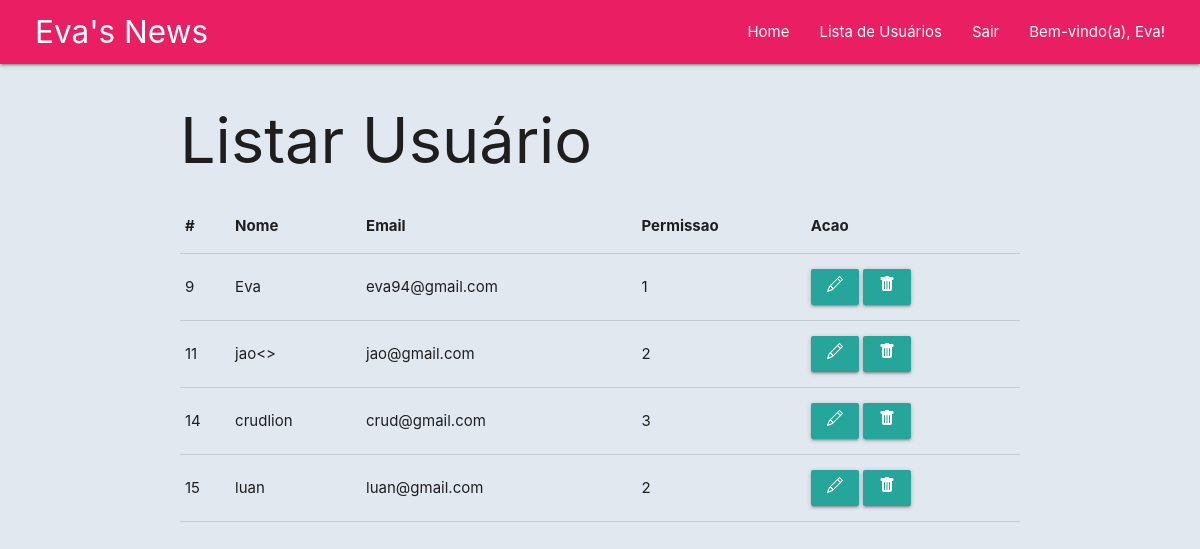
The app's page /pages/listar_user.php (signed in) with its own data.
### tables this page shows
CREATE TABLE `users` (
  `id` int(11) NOT NULL,
  `username` varchar(50) NOT NULL,
  `email` varchar(100) NOT NULL,
  `password` varchar(255) NOT NULL,
  `role_id` int(11) DEFAULT NULL,
  `created_at` timestamp NOT NULL DEFAULT current_timestamp()
);

### pages/listar_user.php (the view, shortened to what this page needs)
<?php
include_once "../includes/header.php";
include_once "../includes/navbar.php";
include_once "../php_actions/db_connection.php";
?>
<main class = "container">
    <h1>Listar Usuário</h1>
<?php
 $sql_pesquisa = "SELECT id, username, email, role_id FROM users";
 $res = mysqli_query ($connect, $sql_pesquisa);
?>
<table class="table text-white">
            <thead>
                <tr>
                    <th scope="col">#</th>
                    <th scope="col">Nome</th>
                    <th scope="col">Email</th>
                    <th scope="col">Permissao</th>
                    <th scope="col">Acao</th>
                </tr>
            </thead>
            <tbody>
                <?php
                    while($dado = mysqli_fetch_assoc($res)) {
                        echo "<tr>";
                        echo "<td>".$dado['id']."</td>";
                        echo "<td>".$dado['username']."</td>";
                        echo "<td>".$dado['email']."</td>";
                        echo "<td>".$dado['role_id']."</td>";
                        echo "<td>
        <a class='btn btn-sm btn-primary' href='editar_user.php?id=$dado[id]' title='Editar'>
        <svg xmlns='http://www.w3.org/2000/svg' width='16' height='16' fill='currentColor' class='bi bi-pencil' viewBox='0 0 16 16'>
            <path d='M12.146.146a.5.5 0 0 1 .708 0l3 3a.5.5 0 0 1 0 .708l-10 10a.5.5 0 0 1-.168.11l-5 2a.5.5 0 0 1-.65-.65l2-5a.5.5 0 0 1 .11-.168l10-10zM11.207 2.5 13.5 4.793 14.793 3.5 12.5 1.207 11.207 2.5zm1.586 3L10.5 3.207 4 9.707V10h.5a.5.5 0 0 1 .5.5v.5h.5a.5.5 0 0 1 .5.5v.5h.293l6.5-6.5zm-9.761 5.175-.106.106-1.528 3.821 3.821-1.528.106-.106A.5.5 0 0 1 5 12.5V12h-.5a.5.5 0 0 1-.5-.5V11h-.5a.5.5 0 0 1-.468-.325z'/>
        </svg>
        </a>
        <a class='btn btn-sm btn-danger' href='remove_user.php?id=$dado[id]' title='Deletar'>
        <svg xmlns='http://www.w3.org/2000/svg' width='16' height='16' fill='currentColor' class='bi bi-trash-fill' viewBox='0 0 16 16'>
            <path d='M2.5 1a1 1 0 0 0-1 1v1a1 1 0 0 0 1 1H3v9a2 2 0 0 0 2 2h6a2 2 0 0 0 2-2V4h.5a1 1 0 0 0 1-1V2a1 1 0 0 0-1-1H10a1 1 0 0 0-1-1H7a1 1 0 0 0-1 1H2.5zm3 4a.5.5 0 0 1 .5.5v7a.5.5 0 0 1-1 0v-7a.5.5 0 0 1 .5-.5zM8 5a.5.5 0 0 1 .5.5v7a.5.5 0 0 1-1 0v-7A.5.5 0 0 1 8 5zm3 .5v7a.5.5 0 0 1-1 0v-7a.5.5 0 0 1 1 0z'/>
        </svg>
    </a>
    </td>";
echo "</tr>";
}
?>
            </tbody>
</table>
</main>
<?php
 include_once "../includes/footer.php";
?>

### css/global.css (style rules this page uses)
* { margin: 0; padding: 0; box-sizing: border-box; }
a { text-decoration: none; color: black; }
body { background-color: #e2e8f0; }

### records on screen
users: id "9", username "Eva", email "eva94@gmail.com", role "1"
users: id "11", username "jao<>", email "jao@gmail.com", role "2"
users: id "14", username "crudlion", email "crud@gmail.com", role "3"
users: id "15", username "luan", email "luan@gmail.com", role "2"

### other values on screen
$_SESSION['username'] "Eva"
